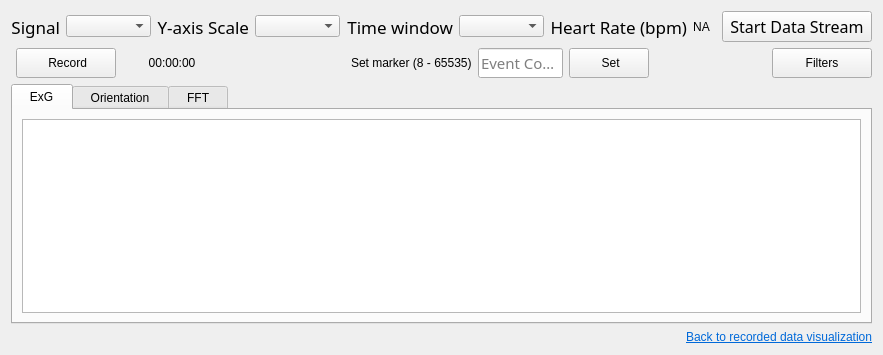
            <widget class="QWidget" name="page_plotsNoWidget">
             <property name="styleSheet">
              <string notr="true"/>
             </property>
             <layout class="QVBoxLayout" name="verticalLayout_21">
              <item>
               <layout class="QHBoxLayout" name="horizontalLayout_32">
                <item>
                 <widget class="QLabel" name="label_signal">
                  <property name="font">
                   <font>
                    <family>DM Sans</family>
                    <pointsize>13</pointsize>
                    <weight>50</weight>
                    <italic>false</italic>
                    <bold>false</bold>
                   </font>
                  </property>
                  <property name="text">
                   <string>Signal</string>
                  </property>
                  <property name="alignment">
                   <set>Qt::AlignRight|Qt::AlignTrailing|Qt::AlignVCenter</set>
                  </property>
                 </widget>
                </item>
                <item>
                 <widget class="QComboBox" name="value_signal">
                  <property name="minimumSize">
                   <size>
                    <width>85</width>
                    <height>0</height>
                   </size>
                  </property>
                  <property name="maximumSize">
                   <size>
                    <width>16777215</width>
                    <height>16777215</height>
                   </size>
                  </property>
                 </widget>
                </item>
                <item>
                 <widget class="QLabel" name="label_yAxis">
                  <property name="font">
                   <font>
                    <family>DM Sans</family>
                    <pointsize>13</pointsize>
                    <weight>50</weight>
                    <italic>false</italic>
                    <bold>false</bold>
                   </font>
                  </property>
                  <property name="text">
                   <string>Y-axis Scale</string>
                  </property>
                  <property name="alignment">
                   <set>Qt::AlignRight|Qt::AlignTrailing|Qt::AlignVCenter</set>
                  </property>
                 </widget>
                </item>
                <item>
                 <widget class="QComboBox" name="value_yAxis">
                  <property name="minimumSize">
                   <size>
                    <width>85</width>
                    <height>0</height>
                   </size>
                  </property>
                  <property name="maximumSize">
                   <size>
                    <width>16777215</width>
                    <height>16777215</height>
                   </size>
                  </property>
                 </widget>
                </item>
                <item>
                 <widget class="QLabel" name="label_timeScale">
                  <property name="font">
                   <font>
                    <family>DM Sans</family>
                    <pointsize>13</pointsize>
                    <weight>50</weight>
                    <italic>false</italic>
                    <bold>false</bold>
                   </font>
                  </property>
                  <property name="text">
                   <string>Time window</string>
                  </property>
                  <property name="alignment">
                   <set>Qt::AlignRight|Qt::AlignTrailing|Qt::AlignVCenter</set>
                  </property>
                 </widget>
                </item>
                <item>
                 <widget class="QComboBox" name="value_timeScale">
                  <property name="minimumSize">
                   <size>
                    <width>85</width>
                    <height>0</height>
                   </size>
                  </property>
                  <property name="maximumSize">
                   <size>
                    <width>16777215</width>
                    <height>16777215</height>
                   </size>
                  </property>
                 </widget>
                </item>
                <item>
                 <widget class="QLabel" name="label_heartRate">
                  <property name="font">
                   <font>
                    <family>DM Sans</family>
                    <pointsize>13</pointsize>
                    <weight>50</weight>
                    <italic>false</italic>
                    <bold>false</bold>
                   </font>
                  </property>
                  <property name="text">
                   <string>Heart Rate (bpm)</string>
                  </property>
                  <property name="alignment">
                   <set>Qt::AlignRight|Qt::AlignTrailing|Qt::AlignVCenter</set>
                  </property>
                 </widget>
                </item>
                <item>
                 <widget class="QLabel" name="value_heartRate">
                  <property name="maximumSize">
                   <size>
                    <width>16777215</width>
                    <height>25</height>
                   </size>
                  </property>
                  <property name="styleSheet">
                   <string notr="true"/>
                  </property>
                  <property name="text">
                   <string>NA</string>
                  </property>
                  <property name="alignment">
                   <set>Qt::AlignCenter</set>
                  </property>
                 </widget>
                </item>
                <item>
                 <widget class="QFrame" name="frame_2">
                  <property name="frameShape">
                   <enum>QFrame::StyledPanel</enum>
                  </property>
                  <property name="frameShadow">
                   <enum>QFrame::Raised</enum>
                  </property>
                 </widget>
                </item>
                <item>
                 <widget class="QPushButton" name="btn_stream">
                  <property name="minimumSize">
                   <size>
                    <width>150</width>
                    <height>30</height>
                   </size>
                  </property>
                  <property name="maximumSize">
                   <size>
                    <width>16777215</width>
                    <height>16777215</height>
                   </size>
                  </property>
                  <property name="font">
                   <font>
                    <family>DM Sans</family>
                    <pointsize>12</pointsize>
                    <weight>50</weight>
                    <italic>false</italic>
                    <bold>false</bold>
                   </font>
                  </property>
                  <property name="cursor">
                   <cursorShape>PointingHandCursor</cursorShape>
                  </property>
                  <property name="styleSheet">
                   <string notr="true"/>
                  </property>
                  <property name="text">
                   <string>Start Data Stream</string>
                  </property>
                 </widget>
                </item>
               </layout>
              </item>
              <item>
               <layout class="QHBoxLayout" name="horizontalLayout_35">
                <property name="leftMargin">
                 <number>5</number>
                </property>
                <item>
                 <layout class="QHBoxLayout" name="horizontalLayout_33">
                  <item>
                   <widget class="QPushButton" name="btn_record">
                    <property name="minimumSize">
                     <size>
                      <width>100</width>
                      <height>30</height>
                     </size>
                    </property>
                    <property name="cursor">
                     <cursorShape>PointingHandCursor</cursorShape>
                    </property>
                    <property name="text">
                     <string> Record</string>
                    </property>
                    <property name="icon">
                     <iconset resource="app_resources.qrc">
                      <normaloff>:/icons/icons/cil-media-record.png</normaloff>:/icons/icons/cil-media-record.png</iconset>
                    </property>
                    <property name="iconSize">
                     <size>
                      <width>18</width>
                      <height>18</height>
                     </size>
                    </property>
                   </widget>
                  </item>
                  <item>
                   <widget class="QLabel" name="label_recording_time">
                    <property name="minimumSize">
                     <size>
                      <width>100</width>
                      <height>0</height>
                     </size>
                    </property>
                    <property name="maximumSize">
                     <size>
                      <width>150</width>
                      <height>30</height>
                     </size>
                    </property>
                    <property name="styleSheet">
                     <string notr="true"/>
                    </property>
                    <property name="text">
                     <string>00:00:00</string>
                    </property>
                    <property name="alignment">
                     <set>Qt::AlignCenter</set>
                    </property>
                   </widget>
                  </item>
                 </layout>
                </item>
                <item>
                 <widget class="QFrame" name="frame_4">
                  <property name="frameShape">
                   <enum>QFrame::StyledPanel</enum>
                  </property>
                  <property name="frameShadow">
                   <enum>QFrame::Raised</enum>
                  </property>
                 </widget>
                </item>
                <item>
                 <spacer name="horizontalSpacer_6">
                  <property name="orientation">
                   <enum>Qt::Horizontal</enum>
                  </property>
                  <property name="sizeHint" stdset="0">
                   <size>
                    <width>40</width>
                    <height>20</height>
                   </size>
                  </property>
                 </spacer>
                </item>
                <item>
                 <layout class="QHBoxLayout" name="horizontalLayout_34">
                  <item>
                   <widget class="QLabel" name="label_13">
                    <property name="text">
                     <string>Set marker (8 - 65535)</string>
                    </property>
                   </widget>
                  </item>
                  <item>
                   <widget class="QLineEdit" name="value_event_code">
                    <property name="maximumSize">
                     <size>
                      <width>85</width>
                      <height>30</height>
                     </size>
                    </property>
                    <property name="font">
                     <font>
                      <family>DM Sans</family>
                      <pointsize>11</pointsize>
                      <weight>50</weight>
                      <italic>false</italic>
                      <bold>false</bold>
                     </font>
                    </property>
                    <property name="styleSheet">
                     <string notr="true">font: 11pt </string>
                    </property>
                    <property name="placeholderText">
                     <string>Event Code</string>
                    </property>
                   </widget>
                  </item>
                  <item>
                   <widget class="QPushButton" name="btn_marker">
                    <property name="minimumSize">
                     <size>
                      <width>80</width>
                      <height>30</height>
                     </size>
                    </property>
                    <property name="maximumSize">
                     <size>
                      <width>80</width>
                      <height>16777215</height>
                     </size>
                    </property>
                    <property name="cursor">
                     <cursorShape>PointingHandCursor</cursorShape>
                    </property>
                    <property name="text">
                     <string> Set</string>
                    </property>
                   </widget>
                  </item>
                 </layout>
                </item>
                <item>
                 <spacer name="horizontalSpacer_5">
                  <property name="orientation">
                   <enum>Qt::Horizontal</enum>
                  </property>
                  <property name="sizeHint" stdset="0">
                   <size>
                    <width>40</width>
                    <height>20</height>
                   </size>
                  </property>
                 </spacer>
                </item>
                <item>
                 <widget class="QPushButton" name="btn_plot_filters">
                  <property name="minimumSize">
                   <size>
                    <width>100</width>
                    <height>30</height>
                   </size>
                  </property>
                  <property name="cursor">
                   <cursorShape>PointingHandCursor</cursorShape>
                  </property>
                  <property name="text">
                   <string>Filters</string>
                  </property>
                  <property name="icon">
                   <iconset resource="app_resources.qrc">
                    <normaloff>:/icons/icons/cil-options.png</normaloff>:/icons/icons/cil-options.png</iconset>
                  </property>
                  <property name="iconSize">
                   <size>
                    <width>16</width>
                    <height>12</height>
                   </size>
                  </property>
                 </widget>
                </item>
               </layout>
              </item>
              <item>
               <widget class="QTabWidget" name="tabWidget">
                <property name="styleSheet">
                 <string notr="true"/>
                </property>
                <property name="currentIndex">
                 <number>0</number>
                </property>
                <widget class="QWidget" name="exg">
                 <attribute name="title">
                  <string>  ExG  </string>
                 </attribute>
                 <layout class="QHBoxLayout" name="horizontalLayout_21">
                  <item>
                   <widget class="PlotWidget" name="plot_exg"/>
                  </item>
                 </layout>
                </widget>
                <widget class="QWidget" name="orn">
                 <attribute name="title">
                  <string>  Orientation  </string>
                 </attribute>
                 <layout class="QHBoxLayout" name="horizontalLayout_22">
                  <item>
                   <widget class="GraphicsLayoutWidget" name="plot_orn"/>
                  </item>
                 </layout>
                </widget>
                <widget class="QWidget" name="fft">
                 <attribute name="title">
                  <string>  FFT  </string>
                 </attribute>
                 <layout class="QHBoxLayout" name="horizontalLayout_23">
                  <item>
                   <widget class="PlotWidget" name="plot_fft"/>
                  </item>
                 </layout>
                </widget>
               </widget>
              </item>
              <item>
               <widget class="QLabel" name="label_7">
                <property name="text">
                 <string>&lt;html&gt;&lt;head/&gt;&lt;body&gt;&lt;p&gt;&lt;a href=&quot;mentalab.com&quot;&gt;&lt;span style=&quot; text-decoration: underline; color:#0069d9;&quot;&gt;Back to recorded data visualization&lt;/span&gt;&lt;/a&gt;&lt;/p&gt;&lt;/body&gt;&lt;/html&gt;</string>
                </property>
                <property name="alignment">
                 <set>Qt::AlignRight|Qt::AlignTrailing|Qt::AlignVCenter</set>
                </property>
                <property name="openExternalLinks">
                 <bool>true</bool>
                </property>
               </widget>
              </item>
             </layout>
            </widget>
